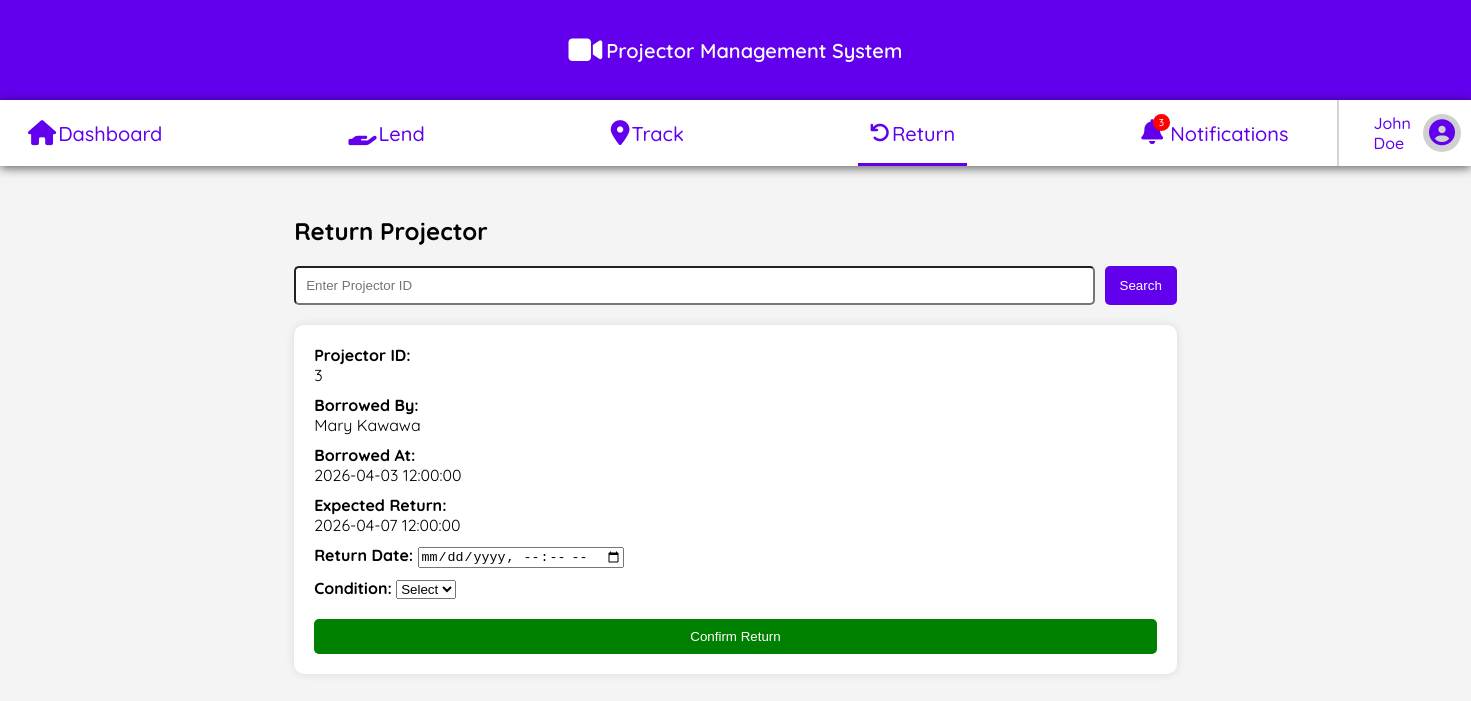
Page /return.php?projector_id=3 on the committed database.
### tables this page shows
CREATE TABLE IF NOT EXISTS `transactions` (
  `transaction_id` int NOT NULL AUTO_INCREMENT,
  `user_id` int DEFAULT NULL,
  `projector_id` int DEFAULT NULL,
  `student_id` int DEFAULT NULL,
  `lecturer_id` int DEFAULT NULL,
  `borrower_type` enum('student','lecturer') DEFAULT NULL,
  `borrowed_at` datetime NOT NULL,
  `expected_return_at` datetime DEFAULT NULL,
  `returned_at` datetime DEFAULT NULL,
  `projector_condition` enum('good','faulty') DEFAULT NULL,
  `reason` text,
  `status` enum('pending','returned','flagged') DEFAULT 'pending',
  PRIMARY KEY (`transaction_id`),
  KEY `user_id` (`user_id`),
  KEY `projector_id` (`projector_id`),
  KEY `student_id` (`student_id`),
  KEY `lecturer_id` (`lecturer_id`)
);

CREATE TABLE IF NOT EXISTS `students` (
  `student_id` int NOT NULL AUTO_INCREMENT,
  `first_name` varchar(50) NOT NULL,
  `middle_name` varchar(50) DEFAULT NULL,
  `last_name` varchar(50) NOT NULL,
  `dob` date DEFAULT NULL,
  `gender` enum('Male','Female','Other') DEFAULT NULL,
  `phone_number` varchar(20) DEFAULT NULL,
  `home_village` varchar(100) DEFAULT NULL,
  `year_of_study` int DEFAULT NULL,
  `email` varchar(100) DEFAULT NULL,
  `program_of_study` varchar(100) DEFAULT NULL,
  PRIMARY KEY (`student_id`),
  UNIQUE KEY `email` (`email`)
);

### return.php (the view, shortened to what this page needs)
<?php
require("connection.php");
$transaction = null;
if (isset($_GET['projector_id']) && $_GET['projector_id'] != "") {
    $pid = $_GET['projector_id'];
    $sql = "
        SELECT t.*,
               s.first_name AS student_first, s.last_name AS student_last,
               l.first_name AS lecturer_first, l.last_name AS lecturer_last
        FROM transactions t
        LEFT JOIN students s ON t.student_id = s.student_id
        LEFT JOIN lecturers l ON t.lecturer_id = l.lecturer_id
        WHERE t.projector_id = '$pid' AND t.status != 'returned'
        ORDER BY t.transaction_id DESC
        LIMIT 1
    ";
    $result = $conn->query($sql);
    $transaction = $result->fetch_assoc();
}
?>
<!DOCTYPE html>
<html lang="en">
<head>
<link rel="stylesheet" href="css/return.css">
</head>
<body>
        <div class="container">
            <h2>Return Projector</h2>
            <form method="GET" class="search-box">
                <input type="text" name="projector_id" placeholder="Enter Projector ID" required>
                <button type="submit">Search</button>
            </form>
            <?php if ($transaction) { ?>
            <div class="card">
            <form method="POST">
                <div class="row">
                    <label>Projector ID:</label>
                    <div><?= $transaction['projector_id'] ?></div>
                </div>
                <div class="row">
                    <label>Borrowed By:</label>
                    <div>
                        <?= $transaction['student_first'] ?? $transaction['lecturer_first'] ?>
                        <?= $transaction['student_last'] ?? $transaction['lecturer_last'] ?>
                    </div>
                </div>
                <div class="row">
                    <label>Borrowed At:</label>
                    <div><?= $transaction['borrowed_at'] ?></div>
                </div>
                <div class="row">
                    <label>Expected Return:</label>
                    <div><?= $transaction['expected_return_at'] ?></div>
                </div>
                <div class="row">
                    <label>Return Date:</label>
                    <input type="datetime-local" name="returned_at" required>
                </div>
                <div class="row">
                    <label>Condition:</label>
                    <select name="projector_condition" required>
                        <option value="">Select</option>
                    </select>
                </div>
                <button class="submit" type="submit">Confirm Return</button>
            </form>
            </div>
            <?php } else if (isset($_GET['projector_id'])) { ?>
                <p>No active borrowing found for this projector.</p>
            <?php } ?>
        </div>
</body>
</html>

### css/return.css (style rules this page uses)
body { font-family: "Quicksand", sans-serif; background: #f4f4f4; }
.container { width: 60%; margin: auto; padding-top: 30px; }
.search-box { display: flex; gap: 10px; margin-bottom: 20px; }
.search-box input { flex: 1; padding: 10px; border-radius: 5px; }
.search-box button { padding: 10px 15px; background: #6200ee; color: white; border: none; cursor: pointer; border-radius: 5px; }
.card { background: white; padding: 20px; border-radius: 10px; box-shadow: 0 0 10px rgba(0,0,0,0.1); }
.row { margin-bottom: 10px; }
label { font-weight: bold; }
button.submit { margin-top: 10px; padding: 10px; width: 100%; background: green; color: white; border: none; cursor: pointer; border-radius: 5px; }

### css/navigation.css (style rules this page uses)
body { margin: 0; }
.all-wrapper { display: flex; align-items: center; justify-content: space-between; background-color: #6200ee; flex-wrap: wrap; }
.nav-title { width: 100%; text-align: center; color: white; font-size: 20px; font-weight: 600; padding: 15px; font-family: "Quicksand", sans-serif; margin: 20px 0; display: flex; align-items: center; justify-content: center; gap: 4px; }
.fa-video { font-size: 30px; align-items: center; }
.nav-wrapper { display: flex; align-items: center; justify-content: flex-start; background-color: white; width: 100%; padding: 0 10px; font-family: "Quicksand", sans-serif; gap: 15px; box-shadow: 0 2px 10px rgba(0, 0, 0, 0.621); box-sizing: border-box; }
.tabs { display: flex; gap: 150px; padding-right: 30px; margin-right: 20px; border-right: 2px solid rgba(124, 122, 122, 0.312); font-size: 20px; }
.tabs .fa-solid { align-items: center; font-size: 25px; }
.tabs a { text-align: center; padding: 20px 18px; text-decoration: none; color: #6200ee; font-weight: 500; position: relative; white-space: nowrap; display: flex; align-items: center; gap: 2px; }
.tabs a.active { color: #6200ee; }
.tabs a.active::after { content: ""; position: absolute; bottom: 0; left: 5%; width: 90%; height: 3px; background-color: #6200ee; }
.top-bar { display: flex; justify-content: flex-end; align-items: center; color: #6200ee; gap: 12px; margin-left: auto; }
.user-info { font-weight: 500; }
.profile-icon { color: #6200ee; font-size: 26px; text-decoration: none; padding: 6px; border-radius: 50%; background: rgba(184, 182, 182, 0.642); display: flex; align-items: center; justify-content: center; transition: 0.2s; }
.tab-icon { position: relative; display: inline-block; margin-right: 5px; }
.badge { position: absolute; top: -6px; right: -7px; background: red; color: white; font-size: 10px; padding: 2px 6px; border-radius: 50%; }
@media (min-width: 701px) { .tabs { display: flex !important; } }

### rows in the picture
transactions: projector "3", student.first_name "Mary", student.last_name "Kawawa", borrowed_at "2026-04-03 12:00:00", expected_return_at "2026-04-07 12:00:00"
